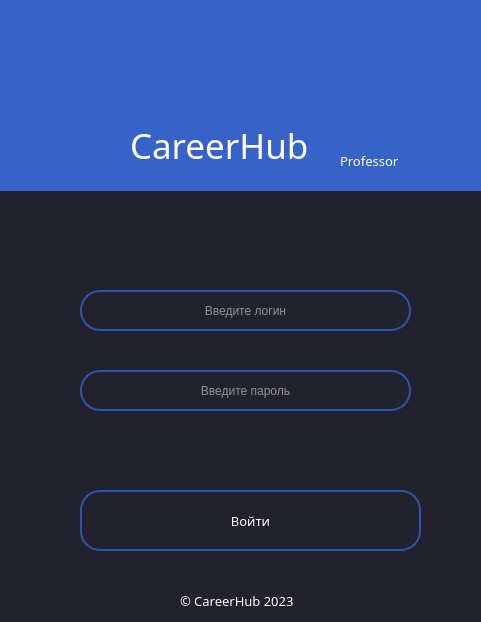
<?xml version="1.0" encoding="UTF-8"?>
<ui version="4.0">
 <class>MainWindow</class>
 <widget class="QMainWindow" name="MainWindow">
  <property name="geometry">
   <rect>
    <x>0</x>
    <y>0</y>
    <width>481</width>
    <height>622</height>
   </rect>
  </property>
  <property name="sizePolicy">
   <sizepolicy hsizetype="Fixed" vsizetype="Fixed">
    <horstretch>0</horstretch>
    <verstretch>0</verstretch>
   </sizepolicy>
  </property>
  <property name="windowTitle">
   <string>MainWindow</string>
  </property>
  <property name="windowIcon">
   <iconset>
    <normaloff>../Source/6995985.png</normaloff>../Source/6995985.png</iconset>
  </property>
  <property name="styleSheet">
   <string notr="true">background-color: #22222e;</string>
  </property>
  <widget class="QWidget" name="centralwidget">
   <widget class="QPushButton" name="process_2">
    <property name="geometry">
     <rect>
      <x>80</x>
      <y>490</y>
      <width>341</width>
      <height>61</height>
     </rect>
    </property>
    <property name="font">
     <font>
      <family>Eras Medium ITC</family>
      <pointsize>10</pointsize>
     </font>
    </property>
    <property name="focusPolicy">
     <enum>Qt::NoFocus</enum>
    </property>
    <property name="styleSheet">
     <string notr="true">QPushButton{
background-color: #22222e;
border: 2px solid #2f55a7;
border-radius: 20;
color:white
}

QPushButton:hover {
	background-color: rgb(85, 85, 255);
	

}</string>
    </property>
    <property name="text">
     <string>Войти</string>
    </property>
   </widget>
   <widget class="QLabel" name="label_3">
    <property name="geometry">
     <rect>
      <x>130</x>
      <y>110</y>
      <width>211</width>
      <height>71</height>
     </rect>
    </property>
    <property name="minimumSize">
     <size>
      <width>0</width>
      <height>0</height>
     </size>
    </property>
    <property name="font">
     <font>
      <family>BankGothic Md BT</family>
      <pointsize>26</pointsize>
      <weight>50</weight>
      <italic>false</italic>
      <bold>false</bold>
     </font>
    </property>
    <property name="styleSheet">
     <string notr="true">color: rgb(255, 255, 255);

background-color: none;</string>
    </property>
    <property name="text">
     <string>CareerHub</string>
    </property>
    <property name="textFormat">
     <enum>Qt::AutoText</enum>
    </property>
    <property name="scaledContents">
     <bool>false</bool>
    </property>
   </widget>
   <widget class="QLabel" name="label_2">
    <property name="geometry">
     <rect>
      <x>0</x>
      <y>-20</y>
      <width>481</width>
      <height>211</height>
     </rect>
    </property>
    <property name="sizePolicy">
     <sizepolicy hsizetype="Fixed" vsizetype="Fixed">
      <horstretch>0</horstretch>
      <verstretch>0</verstretch>
     </sizepolicy>
    </property>
    <property name="minimumSize">
     <size>
      <width>0</width>
      <height>0</height>
     </size>
    </property>
    <property name="font">
     <font>
      <pointsize>20</pointsize>
     </font>
    </property>
    <property name="styleSheet">
     <string notr="true">
background-color: rgb(55, 98, 199);</string>
    </property>
    <property name="text">
     <string/>
    </property>
    <property name="pixmap">
     <pixmap>D:/lemon/Eye_Pasports/Без имени-1.png</pixmap>
    </property>
   </widget>
   <widget class="QLabel" name="label">
    <property name="geometry">
     <rect>
      <x>170</x>
      <y>10</y>
      <width>111</width>
      <height>121</height>
     </rect>
    </property>
    <property name="styleSheet">
     <string notr="true">background-color: none;
</string>
    </property>
    <property name="text">
     <string/>
    </property>
    <property name="pixmap">
     <pixmap>../Source/6995985.png</pixmap>
    </property>
    <property name="scaledContents">
     <bool>true</bool>
    </property>
   </widget>
   <widget class="QLabel" name="label_4">
    <property name="geometry">
     <rect>
      <x>340</x>
      <y>150</y>
      <width>91</width>
      <height>21</height>
     </rect>
    </property>
    <property name="minimumSize">
     <size>
      <width>0</width>
      <height>0</height>
     </size>
    </property>
    <property name="font">
     <font>
      <family>BankGothic Md BT</family>
      <pointsize>10</pointsize>
      <weight>50</weight>
      <italic>false</italic>
      <bold>false</bold>
     </font>
    </property>
    <property name="styleSheet">
     <string notr="true">color: rgb(255, 255, 255);

background-color: none;</string>
    </property>
    <property name="text">
     <string>Professor</string>
    </property>
    <property name="textFormat">
     <enum>Qt::AutoText</enum>
    </property>
    <property name="scaledContents">
     <bool>false</bool>
    </property>
   </widget>
   <widget class="QLineEdit" name="lineEdit">
    <property name="geometry">
     <rect>
      <x>80</x>
      <y>290</y>
      <width>331</width>
      <height>41</height>
     </rect>
    </property>
    <property name="mouseTracking">
     <bool>true</bool>
    </property>
    <property name="focusPolicy">
     <enum>Qt::ClickFocus</enum>
    </property>
    <property name="styleSheet">
     <string notr="true">QLineEdit {

background-color: #22222e;
border: 2px solid #2f55a7;
border-radius: 20;
color:white
}

QLineEdit:focus {
	background-color: rgb(85, 85, 255);
	

}</string>
    </property>
    <property name="cursorPosition">
     <number>0</number>
    </property>
    <property name="alignment">
     <set>Qt::AlignCenter</set>
    </property>
    <property name="placeholderText">
     <string>Введите логин</string>
    </property>
    <property name="cursorMoveStyle">
     <enum>Qt::LogicalMoveStyle</enum>
    </property>
    <property name="clearButtonEnabled">
     <bool>false</bool>
    </property>
   </widget>
   <widget class="QLineEdit" name="lineEdit_2">
    <property name="geometry">
     <rect>
      <x>80</x>
      <y>370</y>
      <width>331</width>
      <height>41</height>
     </rect>
    </property>
    <property name="mouseTracking">
     <bool>true</bool>
    </property>
    <property name="focusPolicy">
     <enum>Qt::ClickFocus</enum>
    </property>
    <property name="styleSheet">
     <string notr="true">QLineEdit {

background-color: #22222e;
border: 2px solid #2f55a7;
border-radius: 20;
color:white
}

QLineEdit:focus {
	background-color: rgb(85, 85, 255);
	

}</string>
    </property>
    <property name="echoMode">
     <enum>QLineEdit::Password</enum>
    </property>
    <property name="cursorPosition">
     <number>0</number>
    </property>
    <property name="alignment">
     <set>Qt::AlignCenter</set>
    </property>
    <property name="placeholderText">
     <string>Введите пароль</string>
    </property>
    <property name="cursorMoveStyle">
     <enum>Qt::LogicalMoveStyle</enum>
    </property>
    <property name="clearButtonEnabled">
     <bool>false</bool>
    </property>
   </widget>
   <widget class="QLabel" name="label_5">
    <property name="geometry">
     <rect>
      <x>180</x>
      <y>590</y>
      <width>151</width>
      <height>21</height>
     </rect>
    </property>
    <property name="minimumSize">
     <size>
      <width>0</width>
      <height>0</height>
     </size>
    </property>
    <property name="font">
     <font>
      <family>BankGothic Md BT</family>
      <pointsize>10</pointsize>
      <weight>50</weight>
      <italic>false</italic>
      <bold>false</bold>
     </font>
    </property>
    <property name="styleSheet">
     <string notr="true">color: rgb(255, 255, 255);

background-color: none;</string>
    </property>
    <property name="text">
     <string>© CareerHub 2023</string>
    </property>
    <property name="textFormat">
     <enum>Qt::AutoText</enum>
    </property>
    <property name="scaledContents">
     <bool>false</bool>
    </property>
   </widget>
   <widget class="QPushButton" name="pushButton">
    <property name="geometry">
     <rect>
      <x>0</x>
      <y>10</y>
      <width>61</width>
      <height>31</height>
     </rect>
    </property>
    <property name="styleSheet">
     <string notr="true">
background-color: rgb(55, 98, 199);
border: none;</string>
    </property>
    <property name="text">
     <string/>
    </property>
    <property name="icon">
     <iconset>
      <normaloff>../Source/1491254409-leftarrowbackwardsign_82959.png</normaloff>../Source/1491254409-leftarrowbackwardsign_82959.png</iconset>
    </property>
    <property name="iconSize">
     <size>
      <width>30</width>
      <height>30</height>
     </size>
    </property>
   </widget>
   <widget class="QPushButton" name="pushButton_2">
    <property name="geometry">
     <rect>
      <x>430</x>
      <y>0</y>
      <width>61</width>
      <height>31</height>
     </rect>
    </property>
    <property name="styleSheet">
     <string notr="true">
background-color: rgb(55, 98, 199);
border: none;</string>
    </property>
    <property name="text">
     <string/>
    </property>
    <property name="icon">
     <iconset>
      <normaloff>../Source/icons8-крестик-78.png</normaloff>../Source/icons8-крестик-78.png</iconset>
    </property>
    <property name="iconSize">
     <size>
      <width>30</width>
      <height>30</height>
     </size>
    </property>
   </widget>
   <zorder>process_2</zorder>
   <zorder>label_2</zorder>
   <zorder>label</zorder>
   <zorder>label_3</zorder>
   <zorder>label_4</zorder>
   <zorder>lineEdit</zorder>
   <zorder>lineEdit_2</zorder>
   <zorder>label_5</zorder>
   <zorder>pushButton</zorder>
   <zorder>pushButton_2</zorder>
  </widget>
 </widget>
 <resources/>
 <connections/>
</ui>
